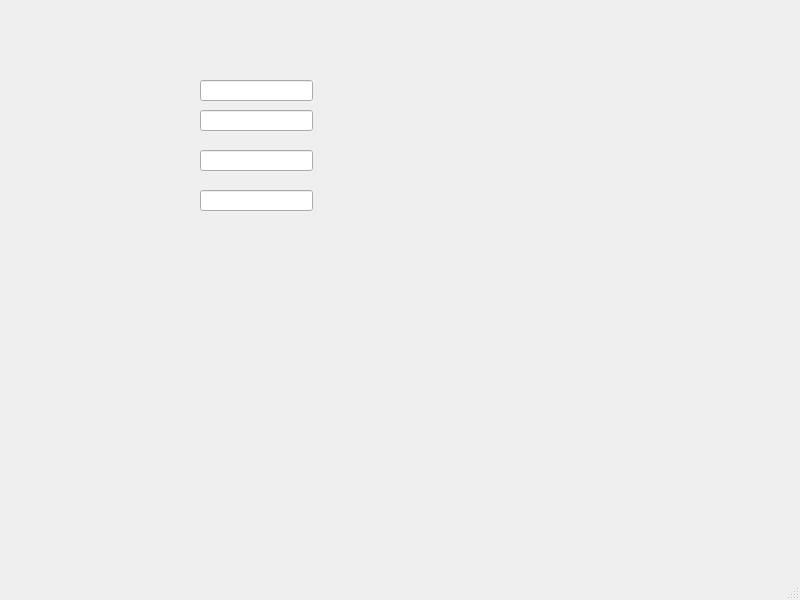
<?xml version="1.0" encoding="UTF-8"?>
<ui version="4.0">
 <class>MainWindow</class>
 <widget class="QMainWindow" name="MainWindow">
  <property name="geometry">
   <rect>
    <x>0</x>
    <y>0</y>
    <width>800</width>
    <height>600</height>
   </rect>
  </property>
  <property name="windowTitle">
   <string>MainWindow</string>
  </property>
  <widget class="QWidget" name="centralwidget">
   <widget class="QLineEdit" name="lineEdit">
    <property name="geometry">
     <rect>
      <x>200</x>
      <y>80</y>
      <width>113</width>
      <height>21</height>
     </rect>
    </property>
   </widget>
   <widget class="QLineEdit" name="lineEdit_2">
    <property name="geometry">
     <rect>
      <x>200</x>
      <y>110</y>
      <width>113</width>
      <height>21</height>
     </rect>
    </property>
   </widget>
   <widget class="QLineEdit" name="lineEdit_3">
    <property name="geometry">
     <rect>
      <x>200</x>
      <y>150</y>
      <width>113</width>
      <height>21</height>
     </rect>
    </property>
   </widget>
   <widget class="QLineEdit" name="lineEdit_4">
    <property name="geometry">
     <rect>
      <x>200</x>
      <y>190</y>
      <width>113</width>
      <height>21</height>
     </rect>
    </property>
   </widget>
  </widget>
  <widget class="QMenuBar" name="menubar">
   <property name="geometry">
    <rect>
     <x>0</x>
     <y>0</y>
     <width>800</width>
     <height>22</height>
    </rect>
   </property>
  </widget>
  <widget class="QStatusBar" name="statusbar"/>
 </widget>
 <tabstops>
  <tabstop>lineEdit_2</tabstop>
  <tabstop>lineEdit_3</tabstop>
  <tabstop>lineEdit_4</tabstop>
  <tabstop>lineEdit</tabstop>
 </tabstops>
 <resources/>
 <connections/>
</ui>
